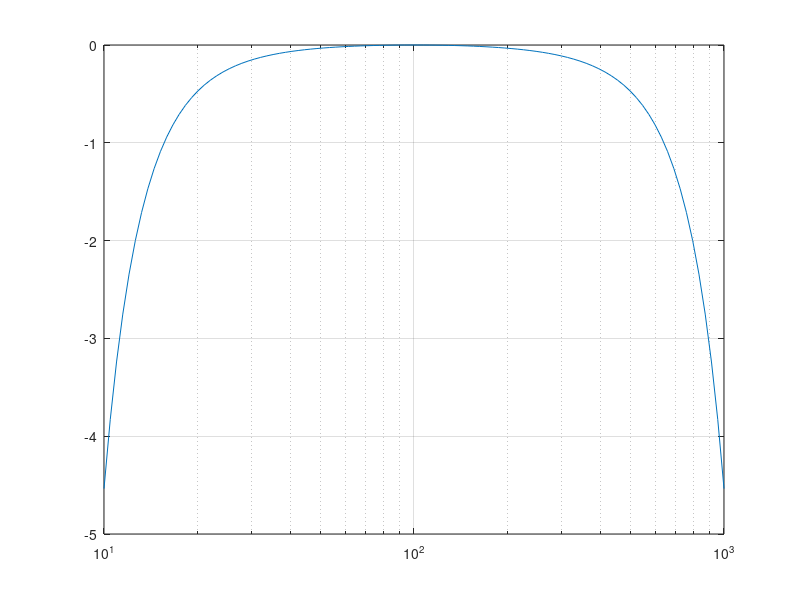

Write the MATLAB code that produced this figure.
f = logspace(1,3,100);
% generate a vector containing the frequencies from 10 Hz to 1000 Hz
v = linspace(-50,50,100);
gain = (1-exp(5*(2.5*v.^2)./7500))/14;
% define a vector of power gain values
semilogx(f,gain)
% plot the gain values against frequency
grid on
% show the grid lines
